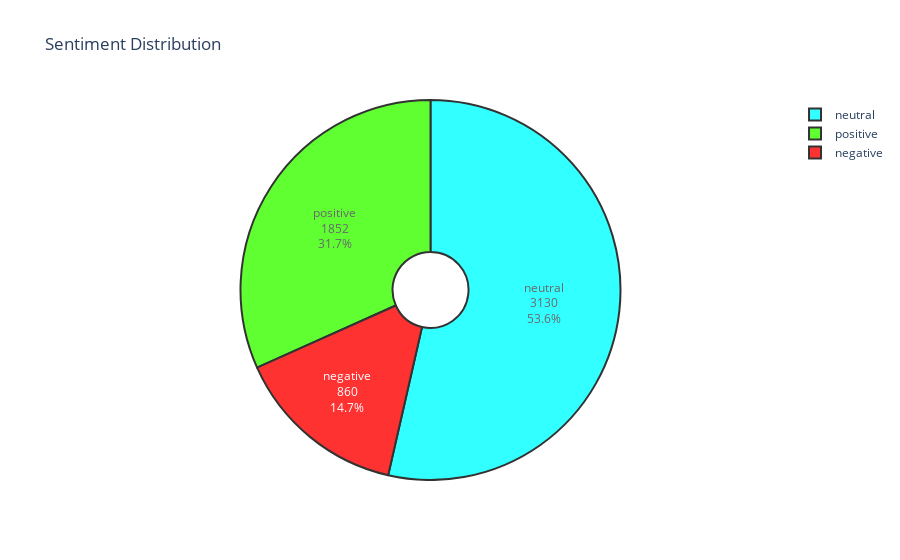

Source (notebook cell):
### Code cell
sentiment_counts = data['Sentiment'].value_counts().sort_index()

sentiment_labels = ['Negative', 'Neutral', 'Positive']
sentiment_colors = ['#ff0000', 'cyan', '#38ff00']

fig = go.Figure(data=[go.Pie(labels=sentiment_counts.index,
                             values=sentiment_counts.values,
                             textinfo='percent+value+label',
                             marker_colors=sentiment_colors,
                             textposition='auto',
                             hole=.2)])

fig.update_layout(
    title_text='Sentiment Distribution',
    template='plotly_white',
    xaxis=dict(
        title='Sources',
    ),
    yaxis=dict(
        title='Number of Posts in Twitter',
    )
)
fig.update_traces(marker_line_color='black',
        marker_line_width=2,
        opacity=0.8)

fig.show()

### Figure 1 — Plotly figure (JSON) as saved in the notebook; plotly's stock layout.template omitted (floating-point values rounded to 4 significant figures)
{"data": [{"hole": 0.2, "labels": ["negative", "neutral", "positive"], "marker": {"colors": ["#ff0000", "cyan", "#38ff00"], "line": {"color": "black", "width": 2}}, "opacity": 0.8, "textinfo": "percent+value+label", "textposition": "auto", "type": "pie", "values": [860, 3130, 1852]}], "layout": {"title": {"text": "Sentiment Distribution"}, "xaxis": {"title": {"text": "Sources"}}, "yaxis": {"title": {"text": "Number of Posts in Twitter"}}}}
